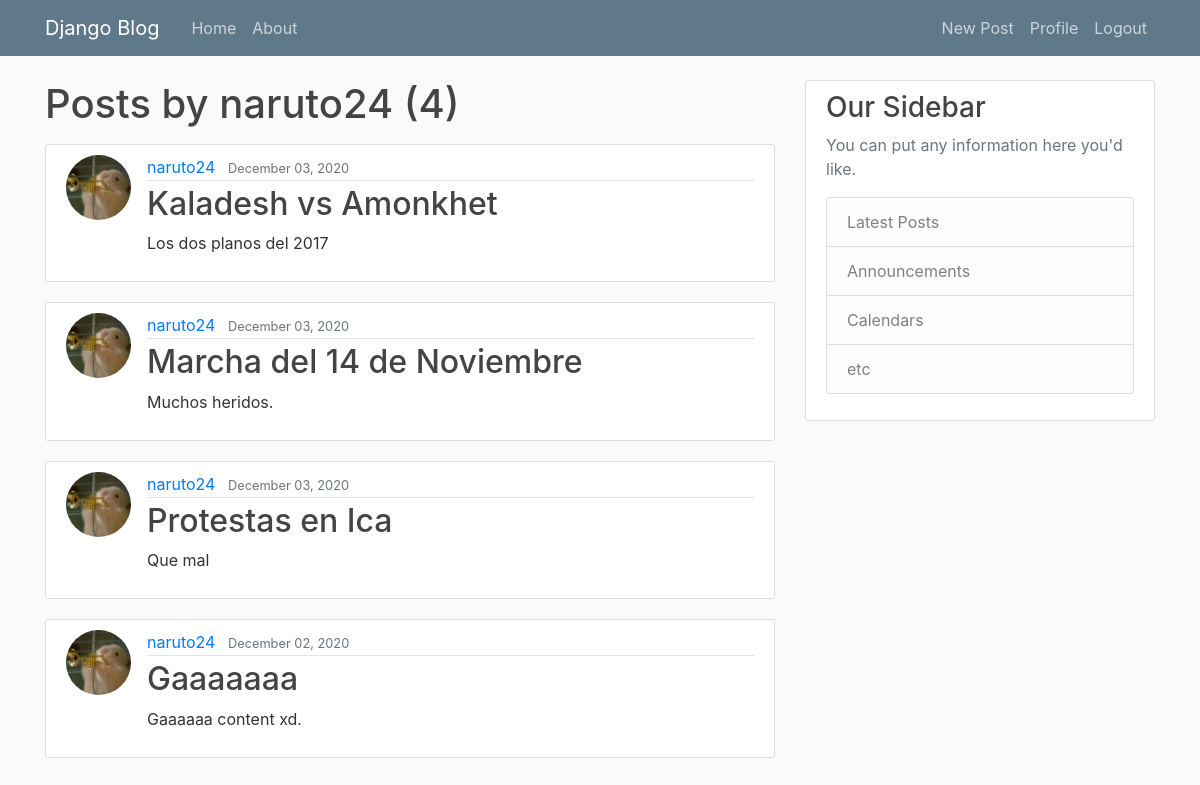
Screenshot of /user/naruto24 (signed in) with the database file from the repository.
### blog/models.py (models this page shows, shortened)
class Post(models.Model):
    title = models.CharField(max_length=100)
    content = models.TextField()
    date_posted = models.DateTimeField(default=timezone.now) #fecha actual
    author = models.ForeignKey(User, on_delete=models.CASCADE) #si el usuario es eliminado, se eliminaran sus posts

### users/models.py (models this page shows, shortened)
class Profile(models.Model):
    user = models.OneToOneField(User, on_delete=models.CASCADE) #si eliminamos un usuario se eliminan los profiles
    image = models.ImageField(default='default.jpg', upload_to='profile_pics')

### blog/views.py (the view)
# urls.py: path('user/<str:username>', UserPostListView.as_view(), name='user-posts'), #buscara a user_posts.html
class UserPostListView(ListView): #view para posts hechos por un mismo autor
    model = Post
    template_name = 'blog/user_posts.html' #buscara home.html en ves de post_list.html
    context_object_name = 'posts'
    paginate_by = 4
    def get_queryset(self):
        user = get_object_or_404(User, username=self.kwargs.get('username'))
        return Post.objects.filter(author=user).order_by('-date_posted')

### blog/templates/blog/user_posts.html (shortened to what this page needs)
{% extends "blog/base.html" %}
{% block content %}
    <h1 class="mb-3">Posts by {{ view.kwargs.username }} ({{ page_obj.paginator.count }})</h1>
    {% for post in posts %}
        <article class="media content-section">
          <img class="rounded-circle article-img" src="{{ post.author.profile.image.url }}">
          <div class="media-body">
            <div class="article-metadata">
              <a class="mr-2" href="{% url 'user-posts' post.author.username %}">{{ post.author }}</a>
              <small class="text-muted">{{ post.date_posted|date:"F d, Y" }}</small>
            </div>
            <h2><a class="article-title" href="{% url 'post-detail' post.id %}">{{ post.title }}</a></h2>
            <p class="article-content">{{ post.content }}</p>
          </div>
        </article>
    {% endfor %}
{% endblock content %}

### blog/static/blog/main.css (style rules this page uses)
body { background: #fafafa; color: #333333; margin-top: 5rem; }
h1, h2, h3, h4, h5, h6 { color: #444444; }
.content-section { background: #ffffff; padding: 10px 20px; border: 1px solid #dddddd; border-radius: 3px; margin-bottom: 20px; }
.article-title { color: #444444; }
.article-content { white-space: pre-line; }
.article-img { height: 65px; width: 65px; margin-right: 16px; }
.article-metadata { padding-bottom: 1px; margin-bottom: 4px; border-bottom: 1px solid #e3e3e3 }

### rows the page displays
Post: author.profile.image (picture), author "naruto24", date_posted "December 03, 2020", title "Kaladesh vs Amonkhet", content "Los dos planos del 2017"
Post: author.profile.image (picture), author "naruto24", date_posted "December 03, 2020", title "Marcha del 14 de Noviembre", content "Muchos heridos."
Post: author.profile.image (picture), author "naruto24", date_posted "December 03, 2020", title "Protestas en Ica", content "Que mal"
Post: author.profile.image (picture), author "naruto24", date_posted "December 02, 2020", title "Gaaaaaaa", content "Gaaaaaa content xd."

### other values shown
{{ view.kwargs.username }} "naruto24"
{{ page_obj.paginator.count }} "4"
